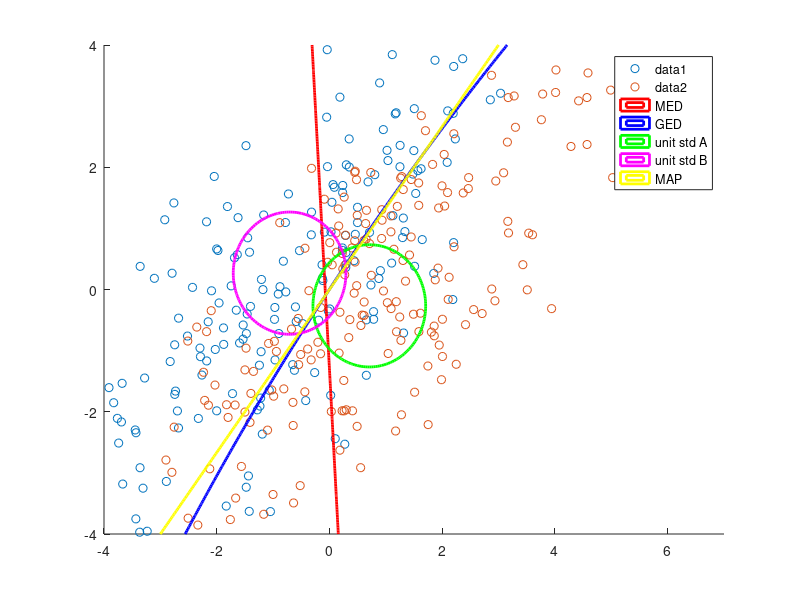

This chart was generated by the following MATLAB code:
%% case2 
clear all;
close all;
clc;
%% 
mu_A=[-1 0]; 
sigma_A=[4,3;3,4];
R = chol(sigma_A);
a = repmat(mu_A,200,1) + randn(200,2)*R;
scatter(a(:,1),a(:,2));
hold on; 
mu_B=[1 0]; 
sigma_B=[4,3;3,4];
R = chol(sigma_B);
b = repmat(mu_B,200,1) + randn(200,2)*R;
scatter(b(:,1),b(:,2));
%% MED
x_M = linspace(-4, 7, 300);
y_M = linspace(-4, 4, 300);
mean_a= mean(a);
mean_b= mean(b);
z_M = zeros(length(x_M), length(y_M));
for i=1:length(x_M)
    for j=1:length(y_M)
        z_M(i,j)=sqrt(((x_M(i)-mean_a(1))^2 + (y_M(j)-mean_a(2))^2))-sqrt(((x_M(i)- mean_b(1))^2 + (y_M(j)- mean_b(2))^2));
    end
end
z_M=z_M';
contour(x_M,y_M,z_M,[0, 0],'LineWidth', 2,'LineColor','r','DisplayName','MED');
%% GED
x_G = linspace(-4, 7, 300);
y_G = linspace(-4, 4, 300);
cov_a=cov(a);
cov_b=cov(b);
z_G = zeros(length(x_G), length(y_G));
for i=1:length(x_G)
    for j=1:length(y_G)
        z_G(i,j)=([x_G(i) y_G(j)]- mean_a)*inv(cov_a)*([x_G(i) y_G(j)]- mean_a)'- ([x_G(i) y_G(j)]- mean_b)*inv(cov_b)*([x_G(i) y_G(j)]- mean_b)';
    end
end
z_G=z_G';
contour(x_G,y_G,z_G,[0, 0], 'LineWidth', 2,'LineColor','b','DisplayName','GED');
%% unit standard deviation
x_unit_A = linspace(-4, 7, 300);
y_unit_A = linspace(-4, 4, 300);
z_unit_A=zeros(length(mu_A),length(mu_A));
[V_A,D_A]=eig(sigma_A);
z_unit_A=D_A^(-1/2)*V_A'*mu_A';
z_unit_A=z_unit_A';
for i=1:length(x_unit_A)
    for j=1:length(y_unit_A)
        z_unit_A_A(i,j)=sqrt(((x_unit_A(i)-z_unit_A(1))^2 + (y_unit_A(j)-z_unit_A(2))^2));
    end
end
z_unit_A_A=z_unit_A_A';
contour(x_unit_A,y_unit_A,z_unit_A_A,[1, 1], 'LineWidth', 2,'LineColor','g','DisplayName','unit std A');

x_unit_B = linspace(-4, 7, 300);
y_unit_B = linspace(-4, 4, 300);
z_unit_B=zeros(length(mu_B),length(mu_B));
[V_B,D_B]=eig(sigma_B);
z_unit_B=D_B^(-1/2)*V_B'*mu_B';
z_unit_B=z_unit_B';
for i=1:length(x_unit_B)
    for j=1:length(y_unit_B)
        z_unit_B_B(i,j)=sqrt(((x_unit_B(i)-z_unit_B(1))^2 + (y_unit_B(j)-z_unit_B(2))^2));
    end
end
z_unit_B_B=z_unit_B_B';
contour(x_unit_B,y_unit_B,z_unit_B_B,[1, 1], 'LineWidth', 2,'LineColor','m','DisplayName','unit std B');
%% MAP
x_MAP = linspace(-4, 7, 300);
y_MAP = linspace(-4, 4, 300);
z_MAP = zeros(length(x_MAP), length(y_MAP));
for i = 1:length(x_MAP)
     for j = 1:length(y_MAP)      
         z_MAP(i,j) = 1/(2*pi*(abs(det(sigma_A)))^0.5)*exp(-0.5*([x_MAP(i) y_MAP(j)]- mu_A)*inv(sigma_A)*([x_MAP(i) y_MAP(j)]- mu_A)') - 1/(2*pi*(abs(det(sigma_B)))^0.5)*exp(-0.5*([x_MAP(i) y_MAP(j)]- mu_B)*inv(sigma_B)*([x_MAP(i) y_MAP(j)]- mu_B)');
     end
end
z_MAP = z_MAP';
contour(x_MAP,y_MAP,z_MAP,[0, 0], 'LineWidth', 2,'LineColor','y','DisplayName','MAP');
legend('show');